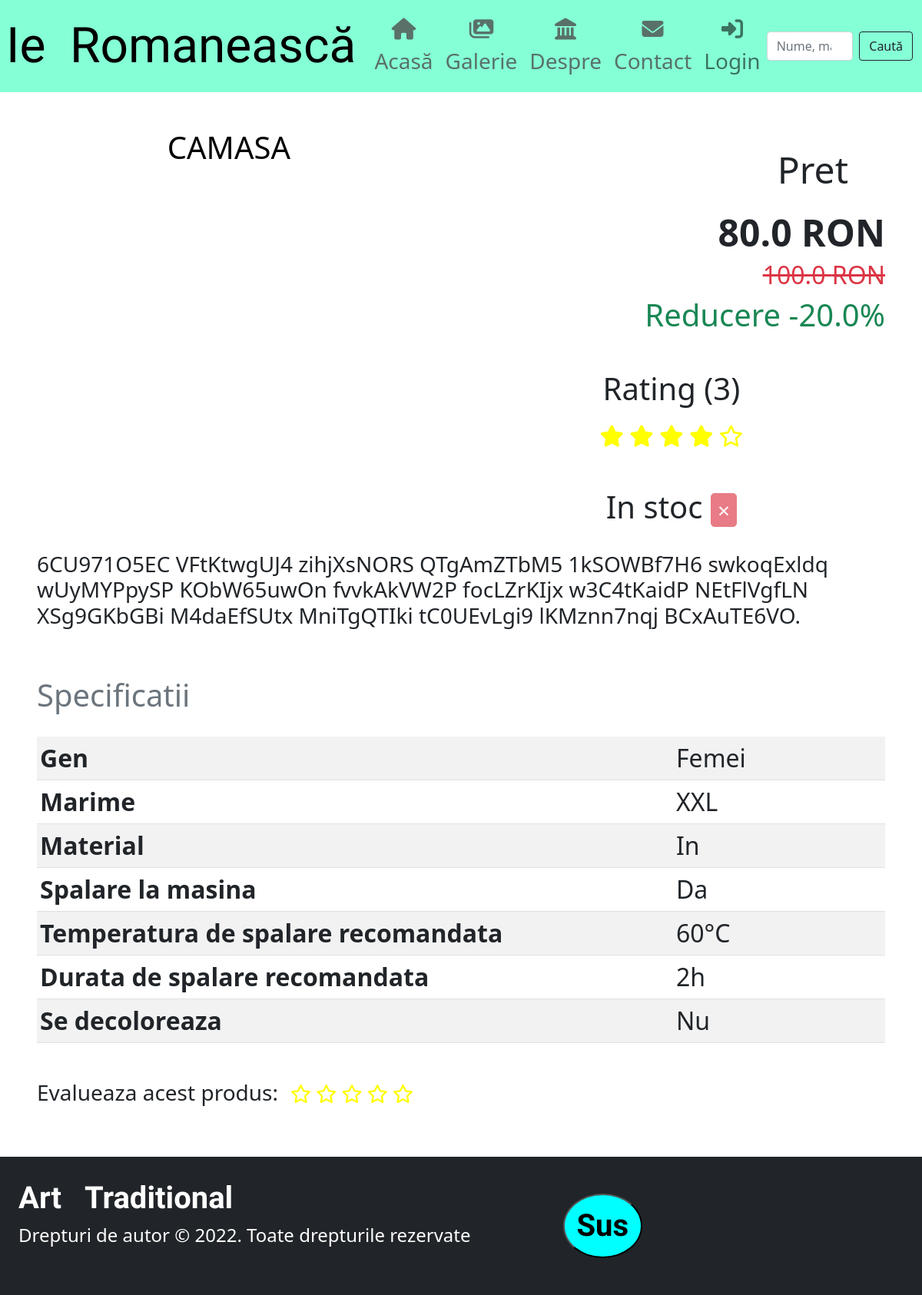
/galerie/2, run on the app's committed database.
### loginapp/models.py (models this page shows)
class NavbarSettings(models.Model):
    title=models.CharField("Titlu", default=u"Ie \xa0Romanească", max_length=50)
    titlefont=models.CharField("Font", default="Alex Brush", max_length=40)
    fontmultiplier=models.IntegerField("Procent marime font titlu", default=200)
    titlecolor=models.CharField("Culoare titlu", default="0, 0, 0, 1", max_length=20)
    itemcolor=models.CharField("Culoare iteme", default="77, 77, 77, 0.8", max_length=20)
    itemhovercolor=models.CharField("Culoare iteme onhover", default="179, 179, 179, 0.9", max_length=20)
    color=models.CharField("Culoare de fundal", default="127, 255, 212, 0.95", max_length=20)
    hidelogin=models.BooleanField("Ascunde Loginul", default=False)

class FooterSettings(models.Model):
    title=models.CharField("Titlu", default=u"Art \xa0\xa0Traditional", max_length=30)
    titlefont=models.CharField("Font", default="Alex Brush", max_length=40)
    fontmultiplier=models.IntegerField("Multiplicator font(%)", default=200)
    fcolor=models.CharField("Colare text", default="255, 255, 255, 1", max_length=20)
    bgcolor=models.CharField("Culoare fundal", default="33, 37, 41, 1", max_length=20)
    credits=models.TextField("Text footer", default="Drepturi de autor © 2022. Toate drepturile rezervate", max_length=200)
    imgsource=models.CharField("Imagine", default="/media/BannerR.png", max_length=50)

### magazin/models.py (models this page shows, shortened)
class Produs(models.Model):
    id = models.AutoField("Id", primary_key=True)
    nume = models.CharField("Denumire", max_length=50, blank=False)
    descriere = models.TextField("Descriere", blank=True)
    stoc = models.IntegerField("Stoc", default=1)
    sters = models.BooleanField("Sters", default=False)
    rating = models.OneToOneField(Rating, related_name="Rating", blank=True, null=True, on_delete=models.CASCADE)
    pret = models.OneToOneField(Pret, related_name="Pret", blank=True, null=True, on_delete=models.CASCADE)
    imagini = models.OneToOneField(Imagini, related_name="Imagini", null=True, on_delete=models.CASCADE)
    specificatii = models.OneToOneField(Specificatii, related_name="Specificatii", blank=False, null=True, on_delete=models.CASCADE)
    @property
    def in_stoc(self):
        return self.stoc > 0

class Pret(models.Model):
    pretul = models.FloatField("Pret", default=0)
    reducere = models.FloatField("Reducere", default=0)
    @property
    def pret_final(self):
        return float("{:.2f}".format(self.pretul - self.pretul * (self.reducere / 100)))

class Rating(models.Model):
    stars = models.IntegerField("Stele", default=0)
    count = models.IntegerField("Nr de feedback-uri", default=1)
    accesari = models.BigIntegerField("Numar de accesari", default=0)
    @property
    def value(self) -> float:
        return int(self.stars) / (5*int(self.count)) * 5

class Specificatii(models.Model):
    marime = models.CharField("Mărime", default="XL", max_length=10)
    material = models.CharField("Material", default="In", max_length=20)
    gen = models.TextField("Gen", default="Femei", blank=False, null=False, choices=[("Barbati", "Barbati"), ("Femei", "Femei"), ("Copii", "Copii")])
    spalaremasina = models.BooleanField("Se spală la mașină", default=True)
    temperatura = models.IntegerField("Temperatura de spălare recomandată", default=60)
    timpspalare = models.CharField("Timpul de spălare recomandat", default="2h", max_length=10)
    sedecoloreaza = models.BooleanField("Se decoloreaza", default=False)

### magazin/views.py (the view)
# urls.py: path("galerie/<int:id>", views.produs, name="produs"),
def produs(request, id):
    produs = Produs.objects.get(id=id)
    images = produs.imagini.ColectieImagini.all()
    imglist = []
    for img in images:
        i = str(img).find("media")
        imglist.append("/" + str(img)[i:].replace("\\", "/"))
    images = imglist
    return render(request, "produs.html", {
        "produs": produs,
        "firstimage": images[0],
        "allimages": images,
        "allimagesindexes": zip(images[1:], range(2, len(images)+1)),
        "range5": range(5),
        **context(OwnSettings.objects.first()),
    })

### loginapp/models.py (called while the page is built)
def context(setare): # determina context dict-ul
    rez = {}
    asocs={"navbar":NavbarSettings, "card":CardSettings, "slideshow": SlideShowSettings, "galerie": GalerieSettings, "footer":FooterSettings}
    for field in OwnSettings._meta.get_fields():
        rez[field.name] = field.value_from_object(setare)
    for fieldname,obj in asocs.items():
        for field2 in obj._meta.get_fields():
            if field2.name != fieldname and field2.name != "id":
                if "color" in field2.name:
                    rez[fieldname + field2.name] = stringtocolor(str(field2.value_from_object(obj.objects.last())))
                    rez[fieldname + "islight"] = isLight(rez[fieldname + field2.name])
                else:
                    rez[fieldname + field2.name] = field2.value_from_object(obj.objects.last())
    return rez

### magazin/models.py (called while the page is built)
    def __str__(self):
        return self.img.path

### magazin/utils.py (called while the page is built)
def isLight(rgbColor):
    r = rgbColor[0]
    g = rgbColor[1]
    b = rgbColor[2]
    a = rgbColor[3]
    hsp = math.sqrt(0.299 * (r * r) + 0.587 * (g * g) + 0.114 * (b * b))
    if hsp>127.5 or a <= 0.3:
        return True
    return False

def stringtocolor(string):
    rez = []
    for _ in string.split():
        for token in _.split(","):
            try:
                val = float(token)
                if val == int(val):
                    val = int(val)
                rez.append(val)
            except: pass
    return tuple(rez[:4])

### templates/produs.html (shortened to what this page needs)
{% extends 'base.html' %}
{% block head %}
    {% load static %}
    <link rel="stylesheet" href="{% static "magazin/css/modal.css" %}">
{% endblock %}
{% block content %}
<div class="d-flex my-5 my-xl-0 flex-column flex-xl-row">
    <div class="mx-5 my-2 my-xl-5 flex-fill">
    <h1 class="mt-0 ms-5 mb-5 text-{{ cardtitlealign }}" style="color: rgba{{ cardtitlecolor }}"> {{ produs.nume }}</h1>
        <div id="carouselExampleFade" class="carousel slide carousel-fade" data-bs-ride="carousel">
          <button class="carousel-control-prev" type="button" data-bs-target="#carouselExampleFade" data-bs-slide="prev">
            <span class="carousel-control-prev-icon" aria-hidden="true"></span>
          </button>
          <button class="carousel-control-next" type="button" data-bs-target="#carouselExampleFade" data-bs-slide="next">
            <span class="carousel-control-next-icon" aria-hidden="true"></span>
          </button>
        </div>
    </div>
    <div class="mx-0 my-auto px-5 py-2 py-xl-4 flex-grow-1 flex-shrink-0 text-start d-block">
        {% if produs.pret.pret_final > 0 and showprice %}
        <div class="preturi mt-5 mb-5 text-xl-end">
            <h1 class="display-5 fw-normal mb-4 me-5"> Pret</h1>
            <h1 class="display-5 fw-bold"> {{ produs.pret.pret_final }} RON</h1>
            {% if produs.pret.reducere != 0 %}
            <h2 class="text-decoration-line-through text-danger"> {{ produs.pret.pretul }} RON</h2>
            <h1 class="text-success">Reducere -{{ produs.pret.reducere }}%</h1>
            {% endif %}
        </div>
        {% endif %}
        {% if produs.rating.stars != 0 %}
        <div class="rating text-start text-xl-center mb-4">
            <h1 class="display-6 fw-normal mb-3"> Rating ({{ produs.rating.count }})</h1>
            <ul class="list-inline fs-3">
                {% for i in range5 %}
                    {% if produs.rating.value >= i %}
                    <li class="list-inline-item m-0"><i class="fa fa-star" style="color: rgba{{ cardstarcolor }}"></i></li>
                    {% else %}
                    <li class="list-inline-item m-0"><i class="fa fa-star-o" style="color: rgba{{ cardstarcolor }}"></i></li>
                    {% endif %}
                {% endfor %}
             </ul>
        </div>
        {% endif %}
        <h1 class="display-6 fw-normal text-start text-xl-center mt-5"> In stoc <button id="btninstoc" type="button" class="btn fs-3 px-2 py-0 btn-lg btn-{% if produs.in_stoc and not produs.sters %}success{% else %}danger{% endif %}" disabled>{% if produs.in_stoc and not produs.sters %}&check;{% else %}&times;{% endif %}</button></h1>
    </div>
</div>
{% if produs.descriere != "" %}
<h3 class="mx-5 mb-5"> {{ produs.descriere }}</h3>
{% endif %}
<div class="m-5 fs-2">
<table class="table table-sm table-striped table-hover caption-top">
    <caption class="fs-1 mb-3"> Specificatii</caption>
    <tr>
      <th scope="row" class="w-75">Gen</th>
      <td>{{ produs.specificatii.gen }}</td>
    </tr>
    <tr>
      <th scope="row">Marime</th>
      <td>{{ produs.specificatii.marime }}</td>
    </tr>
    <tr>
      <th scope="row">Material</th>
      <td>{{ produs.specificatii.material }}</td>
    </tr>
    <tr>
      <th scope="row">Spalare la masina</th>
      <td>{% if produs.specificatii.spalaremasina %} Da {% else %} Nu {% endif %}</td>
    </tr>
    <tr>
      <th scope="row">Temperatura de spalare recomandata</th>
      <td>{{ produs.specificatii.temperatura }}°C</td>
    </tr>
    <tr>
      <th scope="row">Durata de spalare recomandata</th>
      <td>{{ produs.specificatii.timpspalare }}</td>
    </tr>
    <tr>
      <th scope="row">Se decoloreaza</th>
      <td>{% if produs.specificatii.sedecoloreaza %} Da {% else %} Nu {% endif %}</td>
    </tr>
</table>
</div>
<div class="d-flex flex-row m-5 mt-0 flex-nowrap">
    <h3 class="me-3">Evalueaza acest produs:</h3>
    <ul class="list-inline fs-4 me-5" onmouseleave="fillStars(-1)">
        {% for i in range5 %}
            <li class="list-inline-item m-0" onmouseenter="fillStars({{ i }})" onclick="{% if allowrating %}rateproduct({{ i }}){% else %}activateAlert('<strong>Important!</strong> Nu puteti evalua acest produs deoarece nu sunteti logat.', 'danger') {% endif %}">
                <i id="star-{{ i }}" class="fa fa-star-o" style="color: rgba{{ cardstarcolor }}"></i>
            </li>
        {% endfor %}
     </ul>
</div>
{% endblock %}
{% block scripts %}
{% load static %}
{% endblock %}

### templates/navbar.html (shortened to what this page needs)
<nav class="navbar navbar-expand-lg navbar-light sticky-top fs-2"
     style="background: rgba{{ navbarcolor }}; ">
  <h1 class="navbar-brand my-auto px-1 ms-1 me-0" style="font-family: {{ navbartitlefont }}; color: rgba{{ navbartitlecolor }}; display: block; font-size: {{ navbarfontmultiplier }}%" onmousedown='return false;'>{{ navbartitle }}</h1>
  <div class="container-fluid">
    <div class="collapse navbar-collapse" id="navbarSupportedContent">
      <ul class="navbar-nav me-auto mb-2 mb-lg-1 fs-3 text-center">
        <li class="nav-item">
            <a class="nav-link" aria-current="page" href="{% url 'home' %}"
               style="color: rgba{{ navbaritemcolor }}"
               onmouseleave="this.style.color='rgba{{ navbaritemcolor }}';"
               onmouseover="this.style.color='rgba{{ navbaritemhovercolor }}';">
                <i class="fa fa-fw fa-home"></i>  Acasă</a>
        </li>
        <li class="nav-item">
            <a class="nav-link" style="color: rgba{{ navbaritemcolor }}" href="{% url 'galerie' %}"
            onmouseleave="this.style.color='rgba{{ navbaritemcolor }}';"
            onmouseenter="this.style.color='rgba{{ navbaritemhovercolor }}';"><i class="fas fa-images"></i>  Galerie</a>
        </li>
        <li class="nav-item">
            <a class="nav-link" style="color: rgba{{ navbaritemcolor }}" href="#"
            onmouseleave="this.style.color='rgba{{ navbaritemcolor }}';"
            onmouseenter="this.style.color='rgba{{ navbaritemhovercolor }}';"><i class="fa fa-fw fa-landmark"></i>  Despre</a>
        </li>
        <li class="nav-item">
            <a class="nav-link" style="color: rgba{{ navbaritemcolor }}" href="#"
            onmouseleave="this.style.color='rgba{{ navbaritemcolor }}';"
            onmouseenter="this.style.color='rgba{{ navbaritemhovercolor }}';"><i class="fa fa-fw fa-envelope"></i>  Contact</a>
        </li>
      </ul>
      <ul class="navbar-nav ms-auto mb-2 mb-lg-1 fs-3 text-center">
        <li class="nav-item d-block {% if navbarhidelogin %}fs-5{% endif %}">
            <a class="nav-link" aria-current="page" href="{% if not user.is_authenticated %}{% url 'login' %}{% else %}{% url 'logout' %}{% endif %}"  {% if navbarhidelogin %}style="color: transparent"{% endif %}
            {% if not navbarhidelogin %}
            onmouseleave="this.style.color='rgba{{ navbaritemcolor }}';"
            onmouseenter="this.style.color='rgba{{ navbaritemhovercolor }}';"
            {% endif %}>
            {% if not user.is_authenticated %}
                <i class="fas fa-sign-in-alt"></i>  {% if not navbarhidelogin %}Login{% endif %}
            {% else %}
                <i class="fas fa-sign-out-alt"></i>  {% if not navbarhidelogin %}Logout{% endif %}
            {% endif %}
            </a>
        </li>
      </ul>
        <div id="searchbarform ms-1">
      <form class="d-flex" >
        <input class="form-control me-2" type="search" placeholder="Nume, mărime, gen" aria-label="Search" id="searchtext">
        <button class="btn btn-outline-{% if navbarislight %}dark{% else %}light{% endif %}" type="button" onclick="cauta()" id="searchbtn"> Caută</button>
      </form>
        </div>
    </div>
  </div>
</nav>

### templates/footer.html (shortened to what this page needs)
<footer class="d-flex flex-column flex-xl-row fs-4" style="color: rgba{{ footerfcolor }}; background-color: rgba{{ footerbgcolor }}">
    <div class="p-4">
        <strong class="text-sm-start fs-1" style="font-family: {{ footertitlefont }}; font-size: {{ footerfontmultiplier }}%"> {{ footertitle }} </strong>
        <p class="fs-4"> {{ footercredits }} </p>
    </div>
    <div class="p-4">
    </div>
    <div class="p-5 text-center d-none d-xl-block">
        <button onclick="location.href='#'" class="fs-1 display-1 fw-bold p-3 my-auto text-center align-self-center fadegray" style="font-family: {{ footertitlefont }}; font-size: {{ footerfontmultiplier }}%"> Sus </button>
    </div>
</footer>

### magazin/static/magazin/css/footer.css (style rules this page uses)
.fadegray { display: inline-block; border-radius: 60%; background-color: aqua; animation: greyscale-fade-in 5s ease-in forwards alternate infinite; }

### data on the page
NavbarSettings: title "Ie Romanească"
Produs: nume "CAMASA", pret.pret_final "80.0", pret.pretul "100.0", pret.reducere "20.0", rating.count "3", descriere "6CU971O5EC VFtKtwgUJ4 zihjXsNORS QTgAmZTbM5 1kSOWBf7H6 swkoqExldq wUyMYPpySP KObW65uwOn fvvkAkVW2P focLZrKIjx w3C4tKaidP NEtFlVgfLN XSg9GKbGBi M4daEfSUtx MniTgQTIki tC0UEvLgi9 lKMznn7nqj BCxAuTE6VO.", specificatii.gen "Femei", specificatii.marime "XXL", specificatii.material "In", specificatii.temperatura "60", specificatii.timpspalare "2h"
FooterSettings: title "Art Traditional", credits "Drepturi de autor © 2022. Toate drepturile rezervate"
